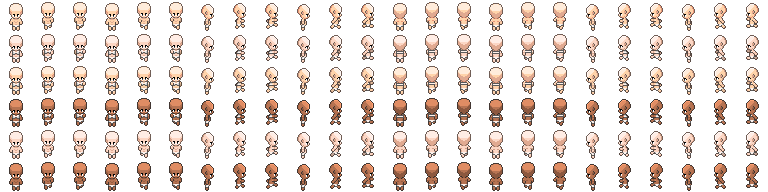
#> input picture design/assets/metrocity/CharacterModel/Character Model.png, 768 x 192 px, found by its file name
$ python compose_characters.py
#> lines starting #> are read from the running program, lines starting #| are printed output that depends on the picture
#> `prev = Image.new('RGBA', (32*4*len(CHARS), 32), (0,0,0,0))`: prev: PIL image 768x32 RGBA; every value is 0
# Builds character sprite sheets from MetroCity (CC0, JIK-A-4) layers.
# Each sheet: 768x32, 24 frames of 32x32. Frames 0-5 down, 6-11 right, 12-17 up, 18-23 left.
from PIL import Image
import json, os
M = 'assets/metrocity/'
def row(path, r):
#> called with path = 'CharacterModel/Character Model.png', r = 0
    im = Image.open(M + path).convert('RGBA'); return im.crop((0, r*32, 768, r*32+32))
#> in row, im is the input picture: PIL image 768x192 RGBA; mean R, G, B, A 47.4, 38.5, 33.7, 65.5
#> after `return im.crop((0, r * 32, 768, r * 32 + 32))`:
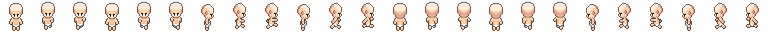
#> returned value: PIL image 768x32 RGBA; mean R, G, B, A 52.4, 44.3, 38.9, 65.5; transparent parts drawn white
CHARS = {
  'player_1':   [('CharacterModel/Character Model.png', 0), ('Suit1.png', 2), ('Hair/Hairs.png', 3)],
  'player_2':   [('CharacterModel/Character Model.png', 3), ('Suit1.png', 3), ('Hair/Hairs.png', 6)],
  'player_3':   [('CharacterModel/Character Model.png', 5), ('Outfits/Outfit6.png', 0), ('Hair2.0.png', 0)],
  'politician': [('CharacterModel/Character Model.png', 0), ('Suit.png', 2), ('Hair/Hairs.png', 0)],
  'landlord':   [('CharacterModel/Character Model.png', 4), ('Suit1.png', 0), ('Hair/Hairs.png', 7)],
  'nimby':      [('CharacterModel/Character Model.png', 2), ('Outfits/Outfit5.png', 0), ('Hair/Hairs.png', 1)],
}
os.makedirs('assets/characters', exist_ok=True)
prev = Image.new('RGBA', (32*4*len(CHARS), 32), (0,0,0,0))
for i,(name, layers) in enumerate(CHARS.items()):
    sheet = Image.new('RGBA', (768, 32), (0,0,0,0))
    for path, r in layers: sheet.alpha_composite(row(path, r))
    sheet.save(f'assets/characters/{name}.png')
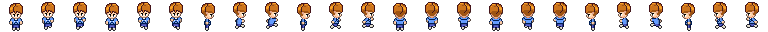
#> saved as player_1.png: PIL image 768x32 RGBA; mean R, G, B, A 37.6, 27.5, 22.6, 69.8; transparent parts drawn white
    for d in range(4): prev.alpha_composite(sheet.crop((d*192, 0, d*192+32, 32)), (i*128 + d*32, 0))
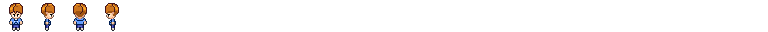
#> prev: PIL image 768x32 RGBA; mean R, G, B, A 6.2, 4.5, 3.7, 11.5; transparent parts drawn white
#> (the run stopped early here; a loop or call above may not have finished)
